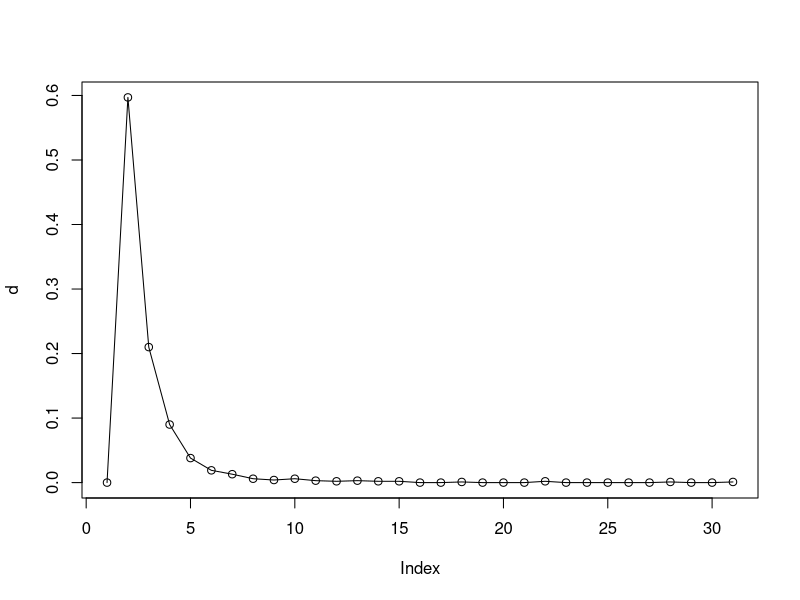
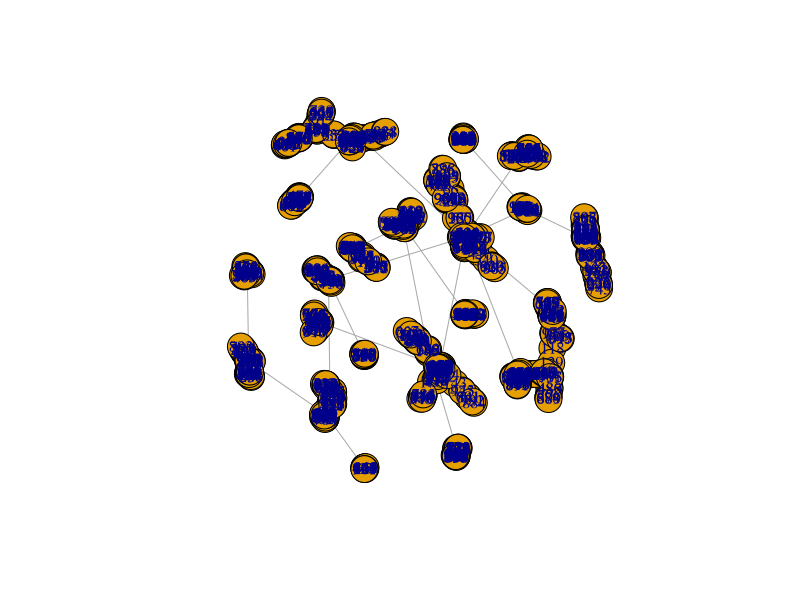
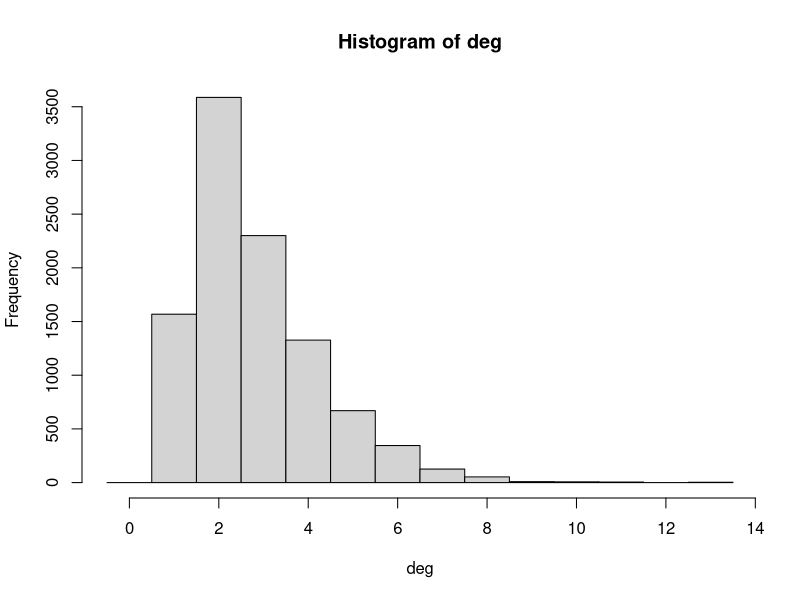
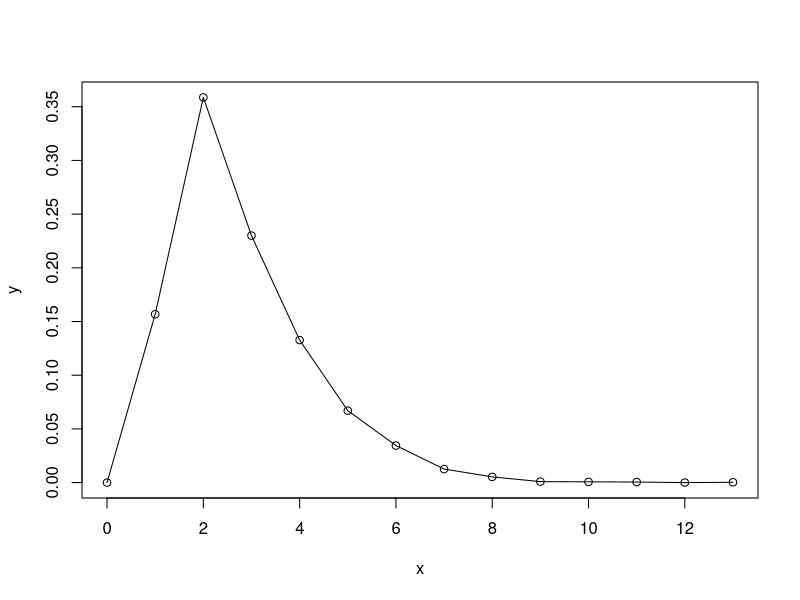

The R script that drew these images, in order:
library(igraph)
#a
#create a undirected network with a fat-tailed degree distribution
g <- barabasi.game(1000,directed=FALSE)
d<-degree.distribution(g)
#png(filename="/Users/mysteryjoe/Desktop/ucla/ee232/figure1.png")
plot(d, type="o")
#diameter(g)
dev.off()
diameters<-0
count<-0
for(i in 1:100){
  g <- barabasi.game(1000,directed=FALSE)
  diameters<-diameters+diameter(g)
	if(is.connected(g))
	{
	count<-count+1
	}
}
#k<-count
print(count)
print(diameters/100)
graphs <- decompose.graph(g)
#assign some vertex ids as vertex attributes so that one can keep track of which vertex #is n which component
V(g)$label <- seq(vcount(g))
#plot the largest component--GCC
largest <- which.max(sapply(graphs, vcount))
plot(graphs[[largest]])
#b
# find the giant connected component
cl <- clusters(g)
gccIndex = which.max(cl$csize)
nonGccNodes <- (1:vcount(g))[cl$membership != gccIndex]
gcc <- delete.vertices(g, nonGccNodes)
#c
g <- barabasi.game(10000,directed=FALSE)
cl = clusters(g)
gccIndex = which.max(cl$csize)
#print(gccIndex+1)
nonGccNodes = (1:vcount(g))[cl$membership != gccIndex]
gcc <- delete.vertices(g,nonGccNodes)
struct = fastgreedy.community(gcc)
print(struct)
mod = modularity(struct)

print("modularity=")
print(modularity(gcc,membership(struct)))

##create a undirected network with a fat-tailed degree distribution with 10000 nodes
cl = clusters(g)
gccIndex = which.max(cl$csize)
#print(gccIndex+1)
nonGccNodes = (1:vcount(g))[cl$membership != gccIndex]
gcc <- delete.vertices(g,nonGccNodes)
struct = fastgreedy.community(gcc)
print(struct)
mod = modularity(struct)
print("modularity=")
print(modularity(gcc,membership(struct)))
#d
g <- barabasi.game(10000,power=-3, directed = FALSE)
degreesVector <- degree(g)
for (p in 1:10000){
  #randomly choose node i
  i<-sample(1:10000,1)
  b<-sample(1:degreesVector[i],1)
  #randomly choose the neighborhood node of i
  j<-neighborhood(g,1,i)[[1]][b+1]
  if(p==1){
    deg<-degreesVector[j]
    }else{
      deg<-c(deg,degreesVector[j])
    }
}
hs <- hist(deg, breaks=seq(-0.5, by=1 , length.out=max(deg)+2))
#degree distribution of node j 
dd <- data.frame(x=hs$mids, y=hs$density)
#png(filename="/Users/mysteryjoe/Desktop/ucla/ee232/figure2.png")
plot(dd , type="o")
dev.off()

